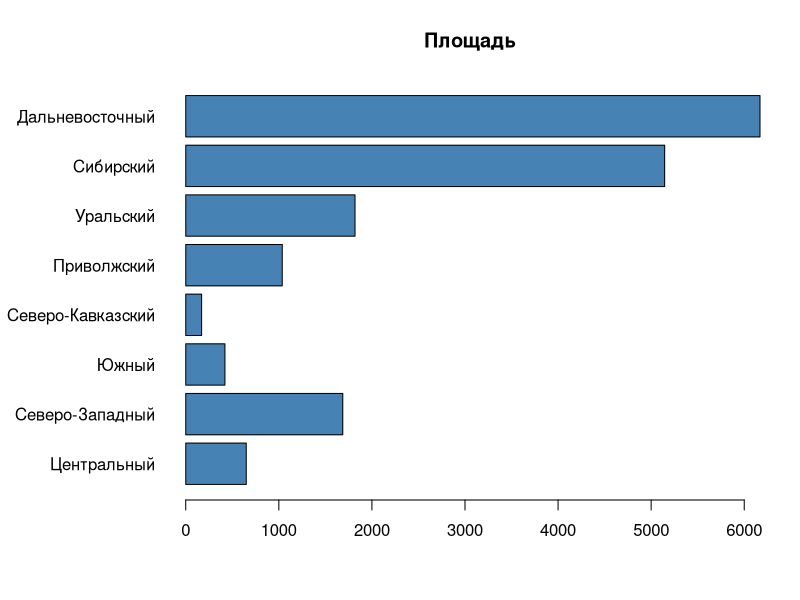
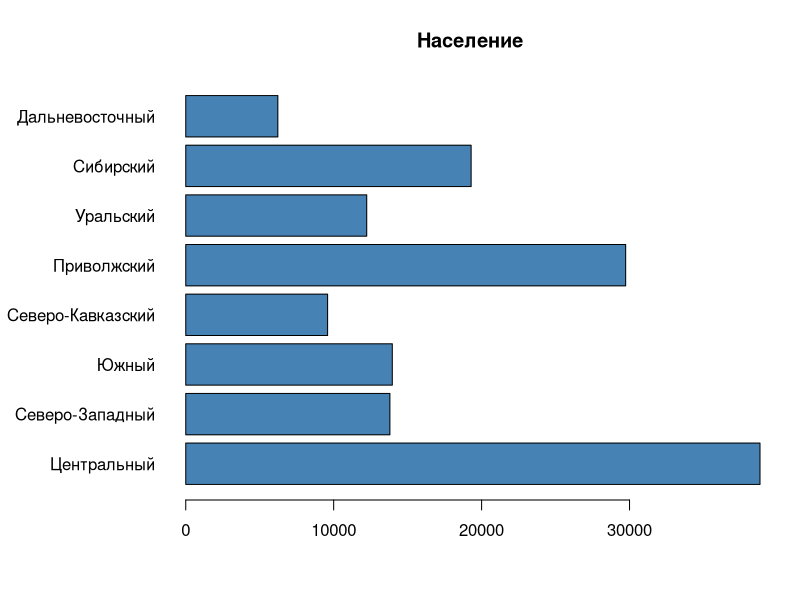
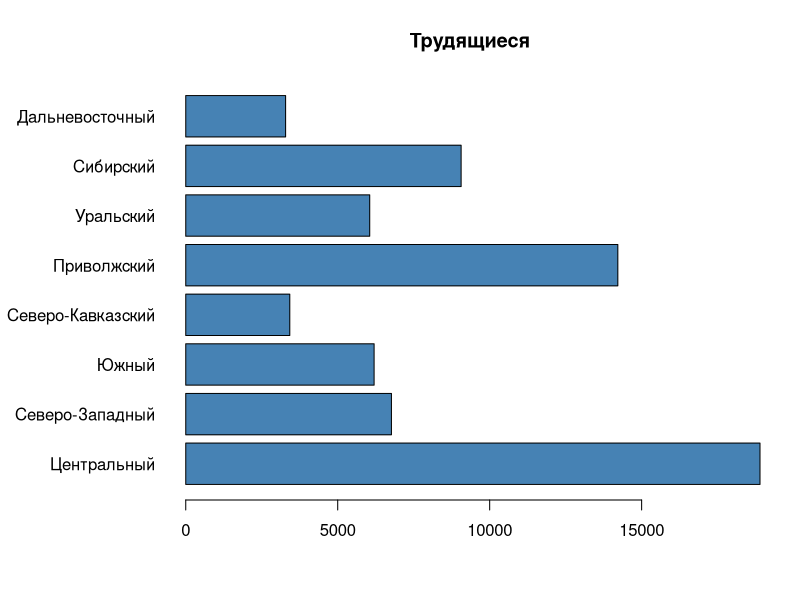
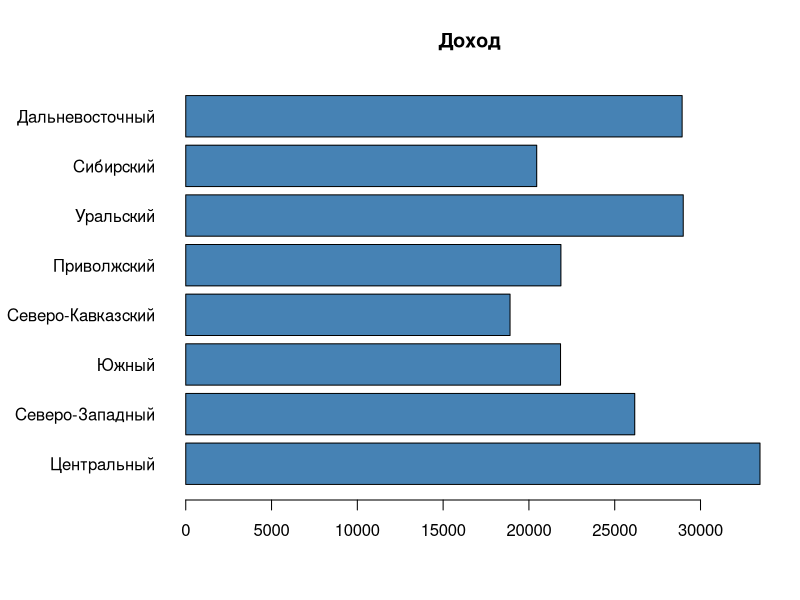
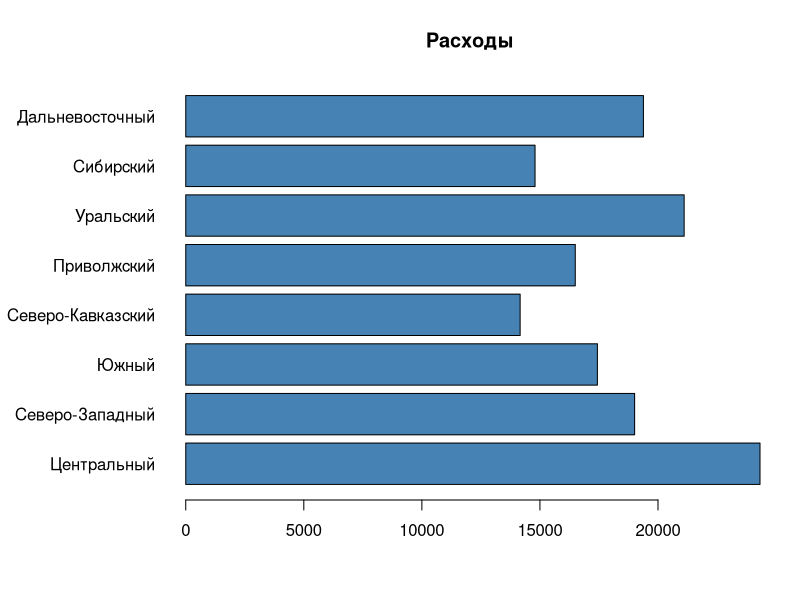
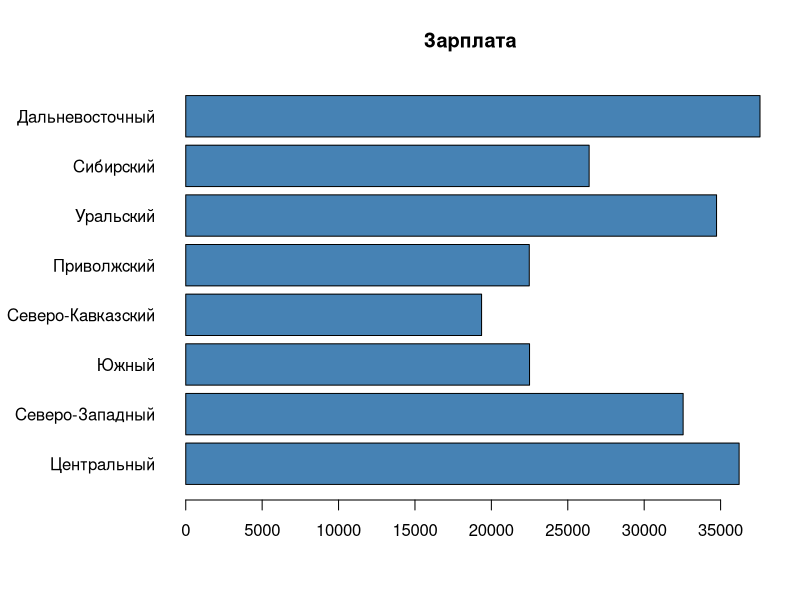
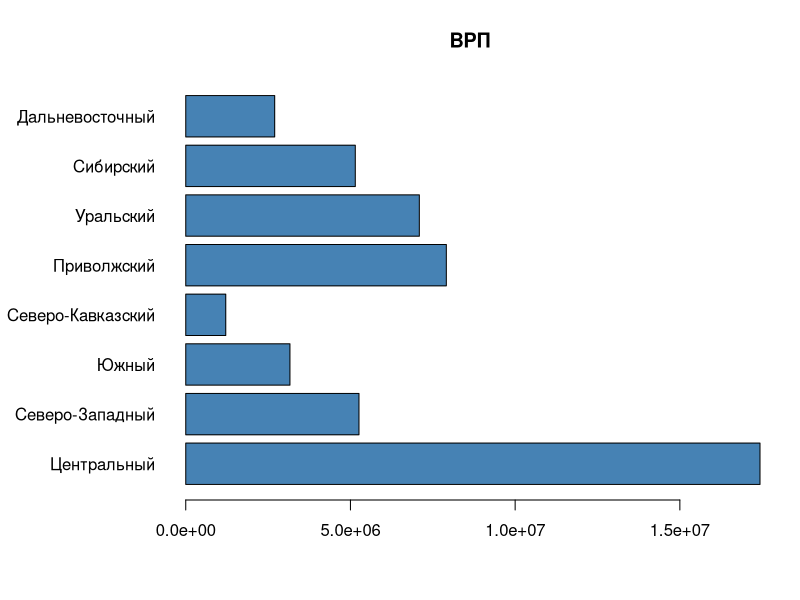
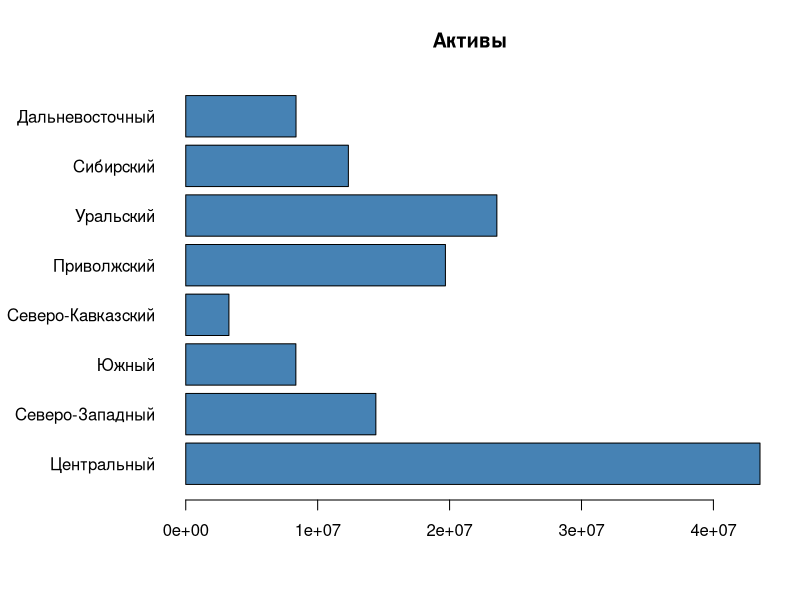

These charts were generated, in order, by the following R code:
## ЦИКЛЫ

for (i in 1:10) print(i)
for (i in 1:10) {
  a <- factorial(i) # факториал i
  b <- exp(i) # e в степени i
  print(a/b) # факториал растет быстрее экспоненты
}
i <- 0
while(i < 10) {
  i <- i+1
  print(i)
}
library(openxlsx)

# Чтение данных

tab <- read.xlsx("IncomeConsumption.xlsx", 1)
filter <- grep("федеральный округ", tab$Регион)
okr <- tab[filter, ]

names <- sub("федеральный округ", "", okr$Регион)

filter<-grepl("федеральный округ|Федерация|числе", tab$Регион)
sub <- tab[!filter, ]
# Пакетное рисование графиков
for(var in colnames(okr)[-1]) {
  par(mar = c(5,9,4,2))
  barplot(okr[,var], 
          names.arg = names, 
          horiz = TRUE, 
          las = 1, 
          main = var,
          col = "steelblue")
}
# Пакетное рисование графиков
par(mfrow = c(1,2))
options(scipen = 999) # запрещаем использовать экспоненциальную форму записи больших чисел

for(var in colnames(okr)[-1]) {
  par(mar = c(5,9,4,3)) # устанавливаем поля для столбчатой диаграммы
  barplot(okr[,var], 
          names.arg = names, 
          horiz = TRUE, 
          las = 1, 
          main = var, 
          xlab = "По федеральным округам",
          col = "steelblue")
  par(mar = c(5,3,4,1)) # устанавливаем поля для гистограммы
  hist(sub[,var], breaks = 12, col="green", main = var, xlab = "По субъектам")
}
## УСЛОВИЯ

for (i in 1:10){
  a <- factorial(i) # факториал i
  b <- exp(i) # e в степени i
  ratio <- a/b # вычисляем отношение экспоненты и факториала
  
  if (ratio < 1){ # если экспонента больше, то...
    cat(i,'! < exp(', i, ')\n', sep = '')
  } else { # в противном случае
    cat(i,'! > exp(', i, ')\n', sep = '')
  }
}
# ПАКЕТНОЕ ЧТЕНИЕ ДАННЫХ

library(foreign) # для чтения dbf необходима библиотека foreign

files <- list.files("dbf") # прочитаем список файлов в директории dbf

files <- files[grep(".dbf", files, fixed = TRUE)] # отфильтруем файлы с расширением .dbf

names <- sub(".dbf","",files) # получим названия месяцев, избавившись от расширений

i <- 1 # Создадим дополнительно переменную цикла, чтобы выбирать i-е название месяца

for (file in files){ # пройдемся по всем файлам
  
  temp <- read.dbf(paste("dbf/", file, sep='')) # прочитаем текущий файл
  
  tmean <- mean(temp$Temp) # вычислим среднюю температуру из столбца Temp
  
  hist.col <- "white" # иницилизируем переменную цвета за пределами условия 
  
  # Проверим наше условие
  if (tmean < 0){ 
    hist.col <- "steelblue"
  } else if (tmean < 10){
    hist.col <- "yellow"
  } else {
    hist.col <- "orange"
  }
  
  # Построим гистограмму
  hist(temp$Temp, 
       col = hist.col, 
       main = names[i]) # Вот здесь нам нужна дополнительная переменная цикла
  
  # Нанесем линию среднего значения
  abline(v = tmean, 
         lwd = 2, 
         col = "red") 
  
  # Подпишем среднюю температуру
  text(tmean, 
       1000, 
       labels = round(tmean,1), 
       pos = 4, 
       col = "red")
  
  i <- i + 1 # Не забудем сделать инкремент переменной цикла
}

## ФУНКЦИИ

# Создадим функцию, возвращающую цвет в зависимости от температуры
selectColor <- function(value) { 
  hist.col <- "white"
  if (tmean < 0){
    hist.col <- "steelblue"
  } else if (tmean < 10){
    hist.col <- "yellow"
  } else {
    hist.col <- "orange"
  }
  return(hist.col)
}

i <- 1
par(mfrow = c(2,2))

for (file in files) {
  temp <-  read.dbf(file)
  tmean <-  mean(temp$Temp)
  
  # выберем цвет с помощью нашей функции
  hist.col <- selectColor(tmean)
  
  # построим гистограмму
  hist(temp$Temp, 
       col = hist.col, 
       main = names[i])
  
  # добавим линию среднего
  abline(v = tmean, 
         lwd = 2, 
         col = "red")
  
  # подпишем среднее
  text(tmean, 
       1000, 
       labels = round(tmean,1), 
       pos = 4, 
       col = "red")
  i <- i+1
}
# ГИСТОГРАММЫ С ГРАДИЕНТОМ

selectColor2 <- function(value, ncolors){ # передаем в качестве дополнительного параметра количество цветов
  hist.col <- "white"
  # генерируем ncolors цветов из соответствующей палитры
  if (tmean < 0){
    hist.col <- colorRampPalette(c("darkslateblue", "steelblue1"))(ncolors)  
  } else if (tmean < 10){
    hist.col <- colorRampPalette(c("steelblue1", "yellow"))(ncolors)
  } else {
    hist.col <- colorRampPalette(c("yellow", "red"))(ncolors)
  }
  return(hist.col)
}

i <- 1

par(mfrow = c(2,2))

ncells <- 25 # установим фиксированное количество столбцов гистограммы

for (file in files){
  temp <- read.dbf(file)
  tmean <- mean(temp$Temp)
  
  # получим для раскраски требуемое количество цветов
  hist.col <- selectColor2(tmean, ncells)
  
  # построим гистограмму
  hist(temp$Temp, 
       col = hist.col, 
       main = names[i], 
       breaks = ncells)
  
  # добавим линию среднего
  abline(v = tmean, 
         lwd = 2, 
         col = "red")
  
  # подпишем среднее
  text(tmean, 1000, 
       labels = round(tmean,1), 
       pos = 4, 
       col = "red")
  
  i <- i+1
}
## ВЕКТОРИЗОВАННЫЕ ВЫЧИСЛЕНИЯ 

library(dplyr)
df <- read.csv2("atm_emissions.csv")
head(df)

find.max <- function(x) {
  return(names(x)[which.max(x)])
}

df$MAXSRC <- apply(df[5:9], 1, find.max)
df$MINSRC <- apply(df[5:9], 1, function(x) names(x)[which.min(x)])

print(df)
sapply(okr, mean)
library(purrr)
map_dbl(okr, mean)
